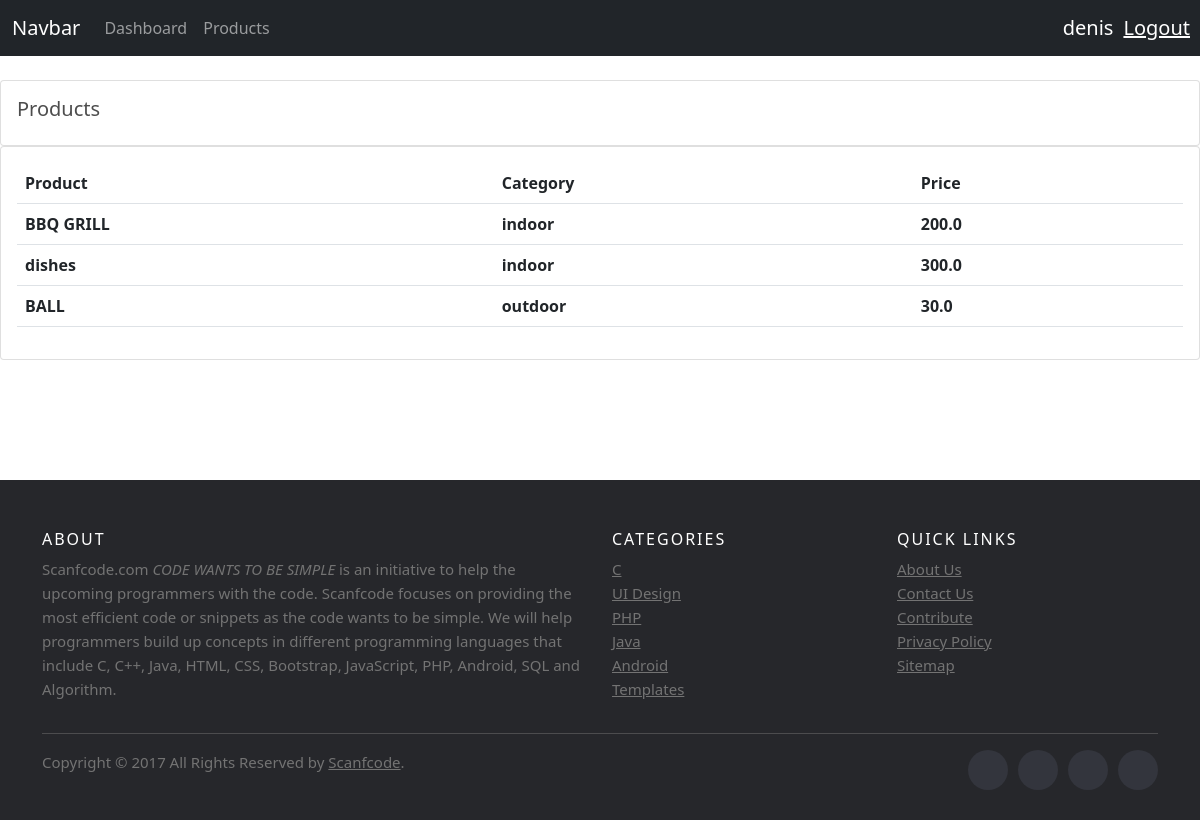
/products/ (signed in), run on the app's committed database.
### accounts/models.py (models this page shows, shortened)
class Product(models.Model):
    CATEGORY=(
        ('indoor',"indoor"),
        ('outdoor',"outdoor"),
    )
    name= models.CharField(max_length=200, null=True)
    price= models.FloatField(null=True)
    category=models.CharField(max_length=200, null=True, choices=CATEGORY)
    date_ordered= models.DateTimeField(auto_now_add=True, null=True)
    tag=models.ManyToManyField(Tag)

### accounts/decorators.py (the view)
        def wrapper_func(request,*args, **kwargs):
            group= None
            if request.user.groups.exists():
                group = request.user.groups.all()[0].name
            if group in allowd:
                return view_func(request,*args, **kwargs)
            else:
               return HttpResponse("Your're restricted to view this page")

### accounts/views.py (called while the page is built)
@login_required(login_url=('login'))
@allowed_users(allowd=['admins'])
def products(request):
    products=Product.objects.all()
    context={
        "products":products
    }
    return render(request,"products.html", context)

### accounts/templates/products.html
{% extends 'main.html' %}
{% load static %}
{% block content %}
<br>
		<div class="row">
			<div class="col-md">
				<div class="card card-body">
					<h5>Products</h5>
				</div>
				<div class="card card-body">
					<table class="table">
						<tr>
							<th>Product</th>
							<th>Category</th>
							<th>Price</th>
						</tr>
						{% for product in products %}
						<tr>
							<th>{{product.name}}</th>
							<th>{{product.category}}</th>
							<th>{{product.price}}</th>
						</tr>
						{% endfor %}
					</table>
				</div>
			</div>
		</div>
{% endblock %}

### accounts/templates/navbar.html (shortened to what this page needs)
<nav class="navbar navbar-expand-lg navbar-dark bg-dark">
    <div class="container-fluid">
      <a class="navbar-brand" href="/">Navbar</a>
      <div class="collapse navbar-collapse" id="navbarNav">
        <ul class="navbar-nav">
          {% if request.user.is_staff %}
          <li class="nav-item">
            <a class="nav-link" href="{% url 'home' %}">Dashboard</a>
          </li>
          <li class="nav-item">
            <a class="nav-link" href="{% url 'products' %}">Products</a>
          </li>
          {% else %}
          <li class="nav-item">
            <a class="nav-link" href="{% url 'setting' %}">Products</a>
          </li>
          {% endif %}
        </ul>
      </div>
    </div>
    <span class="hell-msg">{{request.user}}</span>
    <span><a  class="hell-msg" href="{% url 'logout' %}">Logout</a></span>
  </nav>

### static/css/main.css (style rules this page uses)
body { background-color: #ebeff5; }
body { background-color: hsl(0, 0%, 98%); }
h1,h2,h3,h4,h5,h6 { color:hsl(0, 0%, 30%); }
.bg-dark { background-color: #4f868c!important; }

### accounts/templates/navbar.html (style rules this page uses)
.hell-msg { font-size: 20px; color: #fff; margin-right:10px; }

### data on the page
Product: name "BBQ GRILL", category "indoor", price "200.0"
Product: name "dishes", category "indoor", price "300.0"
Product: name "BALL", category "outdoor", price "30.0"

### other printed values
{{ request.user }} "denis"
